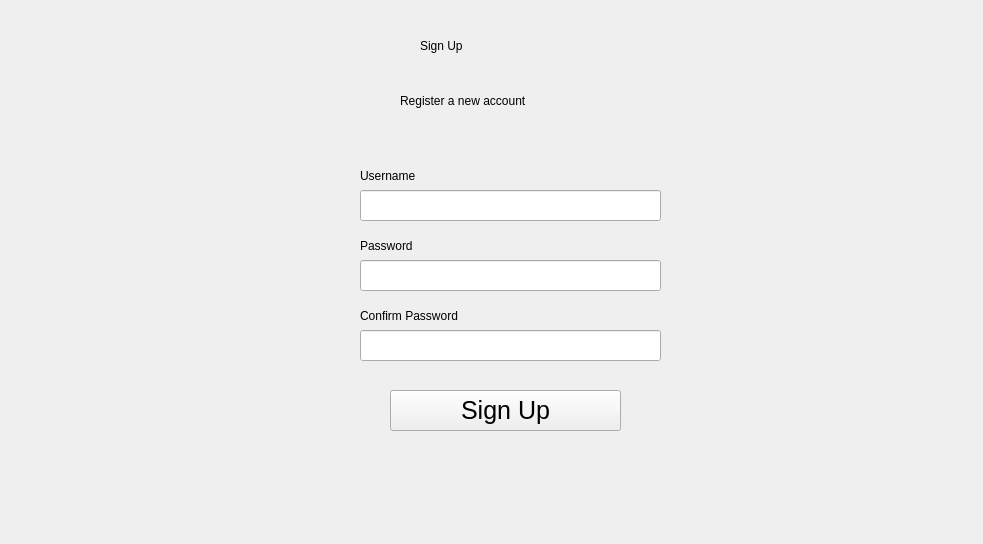
<?xml version="1.0" encoding="UTF-8"?>
<ui version="4.0">
 <class>Form</class>
 <widget class="QWidget" name="Form">
  <property name="geometry">
   <rect>
    <x>0</x>
    <y>0</y>
    <width>983</width>
    <height>544</height>
   </rect>
  </property>
  <property name="windowTitle">
   <string>Form</string>
  </property>
  <widget class="QWidget" name="bgwidget" native="true">
   <property name="geometry">
    <rect>
     <x>0</x>
     <y>0</y>
     <width>991</width>
     <height>551</height>
    </rect>
   </property>
   <property name="styleSheet">
    <string notr="true"/>
   </property>
   <widget class="QLabel" name="label_6">
    <property name="geometry">
     <rect>
      <x>350</x>
      <y>290</y>
      <width>281</width>
      <height>16</height>
     </rect>
    </property>
    <property name="styleSheet">
     <string notr="true">font: 8pt &quot;MS Shell Dlg 2&quot;; color:red;</string>
    </property>
    <property name="text">
     <string/>
    </property>
   </widget>
   <widget class="QPushButton" name="signup">
    <property name="geometry">
     <rect>
      <x>390</x>
      <y>390</y>
      <width>231</width>
      <height>41</height>
     </rect>
    </property>
    <property name="styleSheet">
     <string notr="true">* {
  font-size: 25px;
}
</string>
    </property>
    <property name="text">
     <string>Sign Up</string>
    </property>
   </widget>
   <widget class="QLabel" name="label">
    <property name="geometry">
     <rect>
      <x>420</x>
      <y>0</y>
      <width>171</width>
      <height>91</height>
     </rect>
    </property>
    <property name="styleSheet">
     <string notr="true">font: 30pt &quot;MS Shell Dlg 2&quot;; color:rgb(0,0,0)</string>
    </property>
    <property name="text">
     <string>Sign Up</string>
    </property>
   </widget>
   <widget class="QLabel" name="label_2">
    <property name="geometry">
     <rect>
      <x>400</x>
      <y>70</y>
      <width>291</width>
      <height>61</height>
     </rect>
    </property>
    <property name="styleSheet">
     <string notr="true">font: 12pt &quot;MS Shell Dlg 2&quot;;color:rgb(0,0,0)</string>
    </property>
    <property name="text">
     <string>Register a new account</string>
    </property>
   </widget>
   <widget class="QLabel" name="label_3">
    <property name="geometry">
     <rect>
      <x>360</x>
      <y>160</y>
      <width>91</width>
      <height>31</height>
     </rect>
    </property>
    <property name="styleSheet">
     <string notr="true">font: 9pt &quot;MS Shell Dlg 2&quot;;</string>
    </property>
    <property name="text">
     <string>Username</string>
    </property>
   </widget>
   <widget class="QLineEdit" name="username_field">
    <property name="geometry">
     <rect>
      <x>360</x>
      <y>190</y>
      <width>301</width>
      <height>31</height>
     </rect>
    </property>
    <property name="styleSheet">
     <string notr="true"/>
    </property>
   </widget>
   <widget class="QLabel" name="label_4">
    <property name="geometry">
     <rect>
      <x>360</x>
      <y>230</y>
      <width>91</width>
      <height>31</height>
     </rect>
    </property>
    <property name="styleSheet">
     <string notr="true">font: 9pt &quot;MS Shell Dlg 2&quot;;</string>
    </property>
    <property name="text">
     <string>Password</string>
    </property>
   </widget>
   <widget class="QLineEdit" name="password_field">
    <property name="geometry">
     <rect>
      <x>360</x>
      <y>260</y>
      <width>301</width>
      <height>31</height>
     </rect>
    </property>
    <property name="styleSheet">
     <string notr="true"/>
    </property>
   </widget>
   <widget class="QLabel" name="label_7">
    <property name="geometry">
     <rect>
      <x>360</x>
      <y>300</y>
      <width>121</width>
      <height>31</height>
     </rect>
    </property>
    <property name="styleSheet">
     <string notr="true">font: 9pt &quot;MS Shell Dlg 2&quot;;</string>
    </property>
    <property name="text">
     <string>Confirm Password</string>
    </property>
   </widget>
   <widget class="QLineEdit" name="confirmpassword_field">
    <property name="geometry">
     <rect>
      <x>360</x>
      <y>330</y>
      <width>301</width>
      <height>31</height>
     </rect>
    </property>
    <property name="styleSheet">
     <string notr="true"/>
    </property>
   </widget>
   <widget class="QLabel" name="error">
    <property name="geometry">
     <rect>
      <x>360</x>
      <y>370</y>
      <width>281</width>
      <height>16</height>
     </rect>
    </property>
    <property name="styleSheet">
     <string notr="true">font: 8pt &quot;MS Shell Dlg 2&quot;; color:red;</string>
    </property>
    <property name="text">
     <string/>
    </property>
   </widget>
  </widget>
 </widget>
 <resources/>
 <connections/>
</ui>
